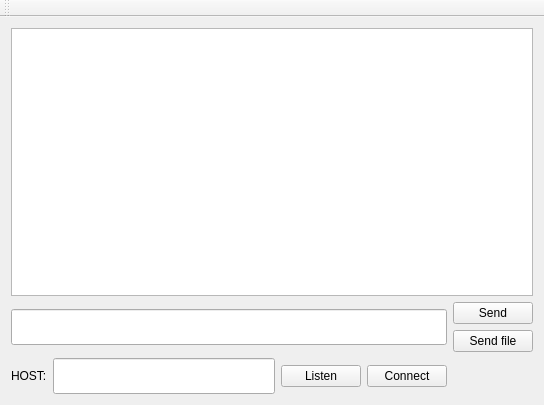
<?xml version="1.0" encoding="UTF-8"?>
<ui version="4.0">
 <class>MainWindow</class>
 <widget class="QMainWindow" name="MainWindow">
  <property name="geometry">
   <rect>
    <x>0</x>
    <y>0</y>
    <width>544</width>
    <height>405</height>
   </rect>
  </property>
  <property name="windowTitle">
   <string>MainWindow</string>
  </property>
  <widget class="QWidget" name="centralWidget">
   <layout class="QGridLayout" name="gridLayout">
    <item row="0" column="0" colspan="5">
     <widget class="QTextEdit" name="textEdit">
      <property name="font">
       <font>
        <pointsize>18</pointsize>
       </font>
      </property>
      <property name="readOnly">
       <bool>false</bool>
      </property>
     </widget>
    </item>
    <item row="3" column="3">
     <widget class="QPushButton" name="connectButton">
      <property name="text">
       <string>Connect</string>
      </property>
     </widget>
    </item>
    <item row="3" column="1">
     <widget class="QLineEdit" name="hostLine">
      <property name="font">
       <font>
        <pointsize>18</pointsize>
       </font>
      </property>
     </widget>
    </item>
    <item row="3" column="2">
     <widget class="QPushButton" name="listenButton">
      <property name="text">
       <string>Listen</string>
      </property>
     </widget>
    </item>
    <item row="3" column="0">
     <widget class="QLabel" name="label">
      <property name="text">
       <string>HOST:</string>
      </property>
     </widget>
    </item>
    <item row="1" column="4">
     <widget class="QPushButton" name="sendButton">
      <property name="text">
       <string>Send</string>
      </property>
     </widget>
    </item>
    <item row="2" column="4">
     <widget class="QPushButton" name="sendFielButton">
      <property name="text">
       <string>Send file</string>
      </property>
     </widget>
    </item>
    <item row="1" column="0" rowspan="2" colspan="4">
     <widget class="QLineEdit" name="messageLine">
      <property name="font">
       <font>
        <pointsize>18</pointsize>
       </font>
      </property>
     </widget>
    </item>
   </layout>
  </widget>
  <widget class="QToolBar" name="mainToolBar">
   <attribute name="toolBarArea">
    <enum>TopToolBarArea</enum>
   </attribute>
   <attribute name="toolBarBreak">
    <bool>false</bool>
   </attribute>
  </widget>
 </widget>
 <layoutdefault spacing="6" margin="11"/>
 <resources/>
 <connections/>
</ui>
